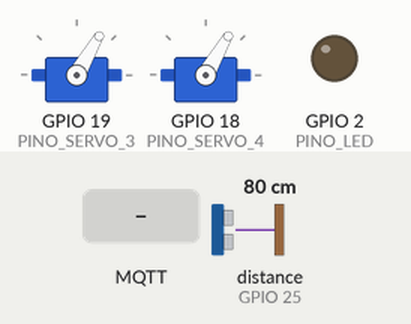
Simulated run of this sketch. Board: ESP32. On the bench: 2 × servo, output pins drawn as LEDs (lit = HIGH). Wiring (inferred from the names in the program): ultrasonic range finder: trigger GPIO 26; echo GPIO 25. The test bench sets the inputs (shaded band); at power-on: distance to the obstacle (sensor on GPIO 25) 80 cm. The echo pulse lasts 58.3 µs per cm; WiFi joins after 1.5 s; servers stay silent unless stated; random numbers use the default seed unless the sketch sets one; no MQTT or app messages arrive unless stated; pins used as bus, display or sensor lines are not drawn; what the sketch prints to the serial monitor is not drawn.

Above: at 2.7 s.
2.8 s: MQTT message "acender" arrives on the first subscribed topic
At 3.8 s:
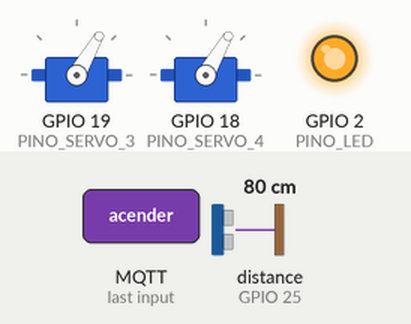
4.3 s: MQTT message "acender" arrives on the second subscribed topic
At 4.8 s:
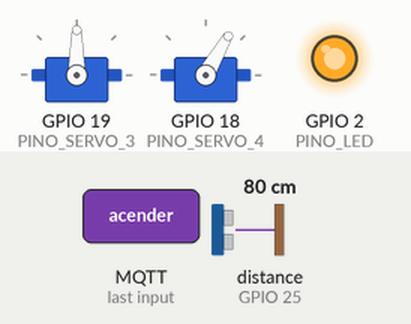
5.8 s: MQTT message "perto" arrives on the first subscribed topic
At 7.1 s:
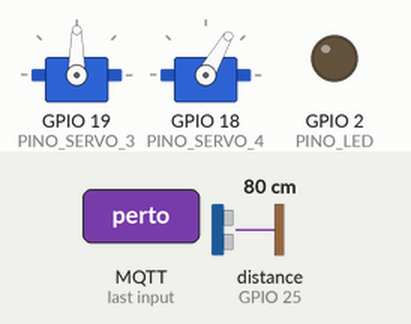
7.4 s: MQTT message "longe" arrives on the second subscribed topic
At 8.2 s:
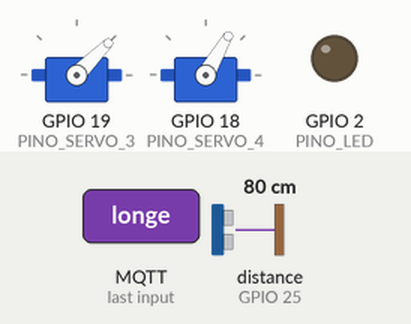
9.0 s: MQTT message "0" arrives on the third subscribed topic
At 10.2 s:
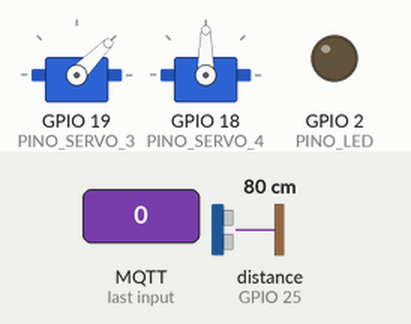
10.5 s: MQTT message "5" arrives on the second subscribed topic
At 11.5 s:
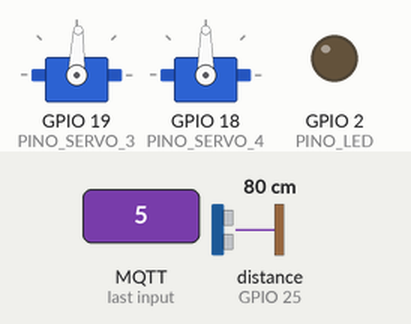
Timing chart, 0 to 13.1 s (numbered marks = the images above; inputs shaded):
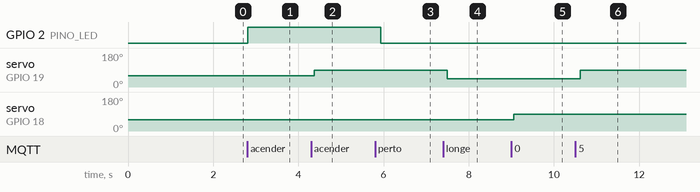

Measured:
- after the input at 2.8 s, GPIO 2 (PINO_LED): LOW → HIGH at once
- after the input at 4.3 s, servo on GPIO 19 (PINO_SERVO_3): 60° → 90° after 0.07 s
- after the input at 5.8 s, GPIO 2 (PINO_LED): HIGH → LOW after 0.13 s
- after the input at 7.4 s, servo on GPIO 19 (PINO_SERVO_3): 90° → 45° after 0.10 s
- after the input at 9.0 s, servo on GPIO 18 (PINO_SERVO_4): 60° → 90° after 0.06 s
- after the input at 10.5 s, servo on GPIO 19 (PINO_SERVO_3): 45° → 88° after 0.12 s

The sketch:

S3.ino
```cpp
#include <WiFi.h>
#include <WiFiClientSecure.h>
#include <PubSubClient.h>
#include <ESP32Servo.h>

// ===== PINOS =====
#define PINO_LED 2
#define TRIG 26
#define ECHO 25
#define PINO_SERVO_3 19
#define PINO_SERVO_4 18

// ===== WIFI E MQTT =====
WiFiClientSecure client;
PubSubClient mqtt(client);
Servo servo3, servo4;

const char* SSID = "FIESC_IOT_EDU";
const char* PASS = "8120gv08";

const char* BROKER_URL  = "824ad44343204d1b8cc1b3dc4f105a31.s1.eu.hivemq.cloud";
const int   BROKER_PORT = 8883;
const char* BROKER_USER = "Placa_3_Daniel";
const char* BROKER_PASS = "Daniel12345678";

// ===== TOPICOS =====
const char* TOPICO_SUBSCRIBE_S1      = "S1/iluminacao";
const char* TOPIC_SUBSCRIBE_S2_1     = "Projeto/S2/Distancia1";
const char* TOPIC_SUBSCRIBE_S2_2     = "Projeto/S2/Distancia2";
const char* TOPIC_RECEIVE_S2_CONTROL = "Projeto/S3/Controle";

const char* TOPIC_PUBLISH_OBJETO     = "Projeto/S3/Ultrassonico3";


// ===== Função Ultrassonico =====
long medirDistancia() {
  digitalWrite(TRIG, LOW);
  delayMicroseconds(3);

  digitalWrite(TRIG, HIGH);
  delayMicroseconds(12);
  digitalWrite(TRIG, LOW);

  long duracao = pulseIn(ECHO, HIGH, 30000);
  if (duracao == 0) return -1;

  return duracao * 0.034 / 2;
}


// ===== Callback MQTT =====
void callback(char* topic, byte* payload, unsigned int length) {
  String mensagem;
  for (unsigned int i = 0; i < length; i++) mensagem += (char)payload[i];

  Serial.print("Recebido em "); Serial.println(topic);
  Serial.print("Mensagem: "); Serial.println(mensagem);

  String t = String(topic);

  // ===== Controle de LED vindo da S1 =====
  if (t == TOPICO_SUBSCRIBE_S1) {
    digitalWrite(PINO_LED, mensagem == "acender" ? HIGH : LOW);
    return;
  }

  // ===== Controle do Servo 3 (distância 1) =====
  if (t == TOPIC_SUBSCRIBE_S2_1) {
    if (mensagem == "perto") servo3.write(90);
    else if (mensagem == "longe") servo3.write(45);
    else {
      int v = mensagem.toInt();
      int angle = map(constrain(v, 0, 100), 0, 100, 90, 45);
      servo3.write(angle);
    }
    return;
  }

  // ===== Controle do Servo 4 (distância 2) =====
  if (t == TOPIC_SUBSCRIBE_S2_2) {
    if (mensagem == "perto") servo4.write(90);
    else if (mensagem == "longe") servo4.write(45);
    else {
      int v = mensagem.toInt();
      int angle = map(constrain(v, 0, 100), 0, 100, 90, 45);
      servo4.write(angle);
    }
    return;
  }

  // ===== Controle direto S2 -> S3 =====
  if (t == TOPIC_RECEIVE_S2_CONTROL) {
    Serial.println("Controle recebido: " + mensagem);
  }
}


// ===== WIFI =====
void conectarWiFi() {
  Serial.print("Conectando ao WiFi...");
  WiFi.begin(SSID, PASS);

  while (WiFi.status() != WL_CONNECTED) {
    Serial.print(".");
    delay(300);
  }
  Serial.println("\nWiFi conectado!");
}


// ===== MQTT =====
void conectarMQTT() {
  mqtt.setServer(BROKER_URL, BROKER_PORT);
  client.setInsecure();
  mqtt.setCallback(callback);

  while (!mqtt.connected()) {
    Serial.print("Conectando ao broker...");

    String clientId = "S3_" + String(random(0xffff), HEX);

    if (mqtt.connect(clientId.c_str(), BROKER_USER, BROKER_PASS)) {
      Serial.println("Conectado!");

      mqtt.subscribe(TOPICO_SUBSCRIBE_S1);
      mqtt.subscribe(TOPIC_SUBSCRIBE_S2_1);
      mqtt.subscribe(TOPIC_SUBSCRIBE_S2_2);
      mqtt.subscribe(TOPIC_RECEIVE_S2_CONTROL);
    } else {
      Serial.print("Falha. RC=");
      Serial.println(mqtt.state());
      delay(1500);
    }
  }
}


// ===== SETUP =====
void setup() {
  Serial.begin(115200);

  pinMode(PINO_LED, OUTPUT);
  pinMode(TRIG, OUTPUT);
  pinMode(ECHO, INPUT);

  servo3.attach(PINO_SERVO_3);
  servo4.attach(PINO_SERVO_4);

  servo3.write(60);  // posição inicial segura
  servo4.write(60);

  conectarWiFi();
  conectarMQTT();
}


// ===== LOOP =====
void loop() {
  if (!mqtt.connected()) conectarMQTT();
  mqtt.loop();

  // --- Ultrassom ---
  long dist = medirDistancia();
  if (dist > 0) {
    char buf[8];
    sprintf(buf, "%ld", dist);
    mqtt.publish(TOPIC_PUBLISH_OBJETO, buf);

    if (dist < 10) mqtt.publish(TOPIC_PUBLISH_OBJETO, "perto");
    else mqtt.publish(TOPIC_PUBLISH_OBJETO, "longe");
  }

  delay(150);
}
```
